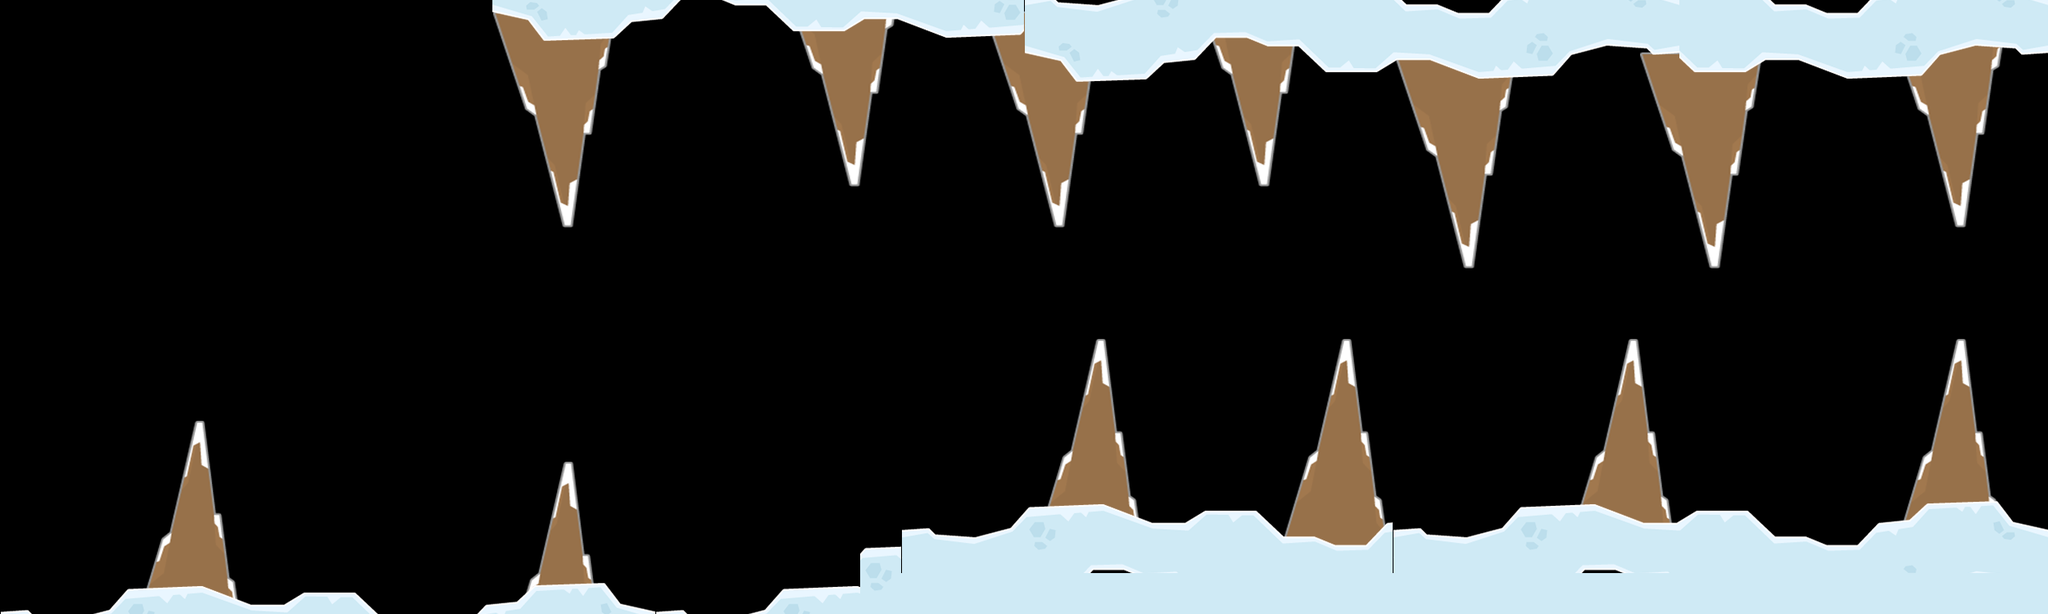

This game map was drawn from its Tiled (.tmx) file and the tilesets committed beside it. A one-line description and the trimmed map source follow:
An orthogonal 50x15 tile map with 50x50 px tiles, 2 tile layers (player, ground) and 186 objects.

<map version="1.0" orientation="orthogonal" renderorder="right-down" width="50" height="15" tilewidth="50" tileheight="50" nextobjectid="193">
 <tileset firstgid="1" name="title_map" tilewidth="50" tileheight="50">
  <image source="title_map.png" width="800" height="1300" />
 </tileset>
 <layer name="player" width="50" height="15">
  <data>[750 cells, 180 non-empty, 30 distinct tile ids]</data>
 </layer>
 <layer name="ground" width="50" height="15">
  <data>[750 cells, 170 non-empty, 48 distinct tile ids]</data>
 </layer>
 <objectgroup name="limitted1">
  <object id="1" x="1.33333" y="748" />
  <object id="2" x="33.3333" y="746.667" />
  <object id="3" x="37.3333" y="752" />
  <object id="4" x="116" y="750.667" />
  <object id="5" x="130.667" y="746.667" />
  <object id="6" x="156" y="718.667" />
  <object id="7" x="178.667" y="718.667" />
  <object id="8" x="198.667" y="658.667" />
  <object id="9" x="208" y="654.667" />
  <object id="10" x="241.333" y="517.333" />
  <object id="11" x="248" y="516" />
  <object id="12" x="264" y="629.333" />
  <object id="13" x="268" y="629.333" />
  <object id="15" x="280" y="709.333" />
  <object id="16" x="288" y="718.667" />
  <object id="17" x="290.667" y="732" />
  <object id="19" x="304" y="738.667" />
  <object id="20" x="346.667" y="738.667" />
  <object id="21" x="369.333" y="726.667" />
  <object id="22" x="432" y="726.667" />
  <object id="23" x="458.667" y="748" />
  <object id="24" x="581.333" y="753.333" />
  <object id="25" x="593.333" y="740" />
  <object id="26" x="629.333" y="737.333" />
  <object id="27" x="649.333" y="712" />
  <object id="28" x="654.667" y="702.667" />
  <object id="29" x="689.333" y="564" />
  <object id="30" x="696" y="566.667" />
  <object id="31" x="714.667" y="678.667" />
  <object id="32" x="721.333" y="678.667" />
  <object id="33" x="725.333" y="710.667" />
  <object id="34" x="738.667" y="713.333" />
  <object id="35" x="760" y="738.667" />
  <object id="36" x="800" y="746.667" />
  <object id="37" x="833.333" y="745.333" />
  <object id="38" x="841.333" y="750.667" />
  <object id="39" x="916" y="752" />
  <object id="40" x="933.333" y="744" />
  <object id="41" x="956" y="722.667" />
  <object id="42" x="1048" y="717.333" />
  <object id="43" x="1050.67" y="677.333" />
  <object id="44" x="1057.33" y="670.667" />
  <object id="45" x="1100" y="669.333" />
  <object id="46" x="1104" y="649.333" />
  <object id="47" x="1138.67" y="646.667" />
  <object id="48" x="1141.33" y="652" />
  <object id="49" x="1189.33" y="658.667" />
  <object id="50" x="1233.33" y="646.667" />
  <object id="51" x="1256" y="620" />
  <object id="52" x="1280" y="618.667" />
  <object id="53" x="1298.67" y="560" />
  <object id="54" x="1309.33" y="553.333" />
  <object id="55" x="1344" y="416" />
  <object id="56" x="1348" y="416" />
  <object id="57" x="1364" y="529.333" />
  <object id="58" x="1369.33" y="532" />
  <object id="59" x="1377.33" y="609.333" />
  <object id="60" x="1384" y="612" />
  <object id="61" x="1392" y="630.667" />
  <object id="62" x="1404" y="637.333" />
  <object id="63" x="1446.67" y="637.333" />
  <object id="64" x="1470.67" y="626.667" />
  <object id="65" x="1536" y="626.667" />
  <object id="66" x="1569.33" y="652" />
  <object id="67" x="1598.67" y="562.667" />
  <object id="68" x="1608" y="554.667" />
  <object id="69" x="1640" y="417.333" />
  <object id="70" x="1644" y="417.333" />
  <object id="71" x="1665.33" y="532" />
  <object id="72" x="1669.33" y="532" />
  <object id="73" x="1680" y="608" />
  <object id="74" x="1690.67" y="640" />
  <object id="75" x="1700" y="640" />
  <object id="76" x="1736" y="645.333" />
  <object id="78" x="1746.67" y="653.333" />
  <object id="79" x="1786.67" y="657.333" />
  <object id="80" x="1830.67" y="642.667" />
  <object id="81" x="1856" y="622.667" />
  <object id="82" x="1932" y="617.333" />
  <object id="83" x="1949.33" y="556" />
  <object id="84" x="1957.33" y="552" />
  <object id="85" x="1990.67" y="418.667" />
  <object id="86" x="2014.67" y="530.667" />
  <object id="87" x="2044" y="636" />
  <object id="88" x="2070.67" y="624" />
  <object id="89" x="2136" y="625.333" />
  <object id="90" x="2170.67" y="656" />
  <object id="91" x="2204" y="653.333" />
  <object id="92" x="2229.33" y="664" />
  <object id="93" x="2266.67" y="664" />
  <object id="94" x="2290.67" y="638.667" />
  <object id="95" x="2322.67" y="634.667" />
  <object id="96" x="2349.33" y="560" />
  <object id="97" x="2357.33" y="553.333" />
  <object id="98" x="2396" y="416" />
  <object id="99" x="2414.67" y="530.667" />
  <object id="100" x="2420" y="533.333" />
  <object id="101" x="2432" y="609.333" />
  <object id="102" x="2460" y="636" />
  <object id="103" x="2498.67" y="645.333" />
  <object id="104" x="2497.33" y="752" />
 </objectgroup>
 <objectgroup name="limitted2">
  <object id="105" x="602.667" y="0" />
  <object id="106" x="602.667" y="14.6667" />
  <object id="107" x="646.667" y="138.667" />
  <object id="108" x="653.333" y="141.333" />
  <object id="109" x="689.333" y="274.667" />
  <object id="110" x="697.333" y="278.667" />
  <object id="111" x="716" y="165.333" />
  <object id="112" x="722.667" y="166.667" />
  <object id="113" x="732" y="86.6667" />
  <object id="114" x="738.667" y="81.3333" />
  <object id="115" x="744" y="54.6667" />
  <object id="116" x="770.667" y="32" />
  <object id="117" x="810.667" y="24" />
  <object id="118" x="828" y="4" />
  <object id="119" x="886.667" y="2.66667" />
  <object id="120" x="894.667" y="8" />
  <object id="121" x="933.333" y="6.66667" />
  <object id="122" x="968" y="37.3333" />
  <object id="123" x="978.667" y="37.3333" />
  <object id="124" x="992" y="86.6667" />
  <object id="125" x="1001.33" y="89.3333" />
  <object id="126" x="1041.33" y="229.333" />
  <object id="127" x="1065.33" y="113.333" />
  <object id="128" x="1072" y="110.667" />
  <object id="129" x="1084" y="38.6667" />
  <object id="130" x="1086.67" y="24" />
  <object id="131" x="1150.67" y="45.3333" />
  <object id="132" x="1212" y="48" />
  <object id="133" x="1246.67" y="136" />
  <object id="134" x="1253.33" y="141.333" />
  <object id="135" x="1290.67" y="281.333" />
  <object id="136" x="1298.67" y="280" />
  <object id="137" x="1316" y="158.667" />
  <object id="138" x="1320" y="164" />
  <object id="139" x="1333.33" y="106.667" />
  <object id="140" x="1400" y="104" />
  <object id="141" x="1420" y="81.3333" />
  <object id="142" x="1461.33" y="76" />
  <object id="143" x="1480" y="53.3333" />
  <object id="144" x="1492" y="84" />
  <object id="145" x="1504" y="92" />
  <object id="146" x="1544" y="229.333" />
  <object id="147" x="1565.33" y="117.333" />
  <object id="148" x="1569.33" y="112" />
  <object id="149" x="1585.33" y="60" />
  <object id="150" x="1614.67" y="90.6667" />
  <object id="151" x="1680" y="90.6667" />
  <object id="152" x="1705.33" y="78.6667" />
  <object id="153" x="1745.33" y="184" />
  <object id="154" x="1756" y="192" />
  <object id="155" x="1793.33" y="330.667" />
  <object id="156" x="1813.33" y="216" />
  <object id="157" x="1818.67" y="213.333" />
  <object id="158" x="1832" y="134.667" />
  <object id="159" x="1837.33" y="128" />
  <object id="160" x="1848" y="98.6667" />
  <object id="161" x="1897.33" y="97.3333" />
  <object id="162" x="1920" y="72" />
  <object id="163" x="1958.67" y="60" />
  <object id="164" x="2005.33" y="65.3333" />
  <object id="165" x="2044" y="182.667" />
  <object id="166" x="2050.67" y="188" />
  <object id="167" x="2089.33" y="328" />
  <object id="168" x="2096" y="328" />
  <object id="169" x="2114.67" y="214.667" />
  <object id="172" x="2121.33" y="212" />
  <object id="173" x="2132" y="133.333" />
  <object id="174" x="2138.67" y="128" />
  <object id="175" x="2149.33" y="82.6667" />
  <object id="176" x="2156" y="76" />
  </objectgroup>
</map>
<!-- 15 of 186 objects omitted -->
